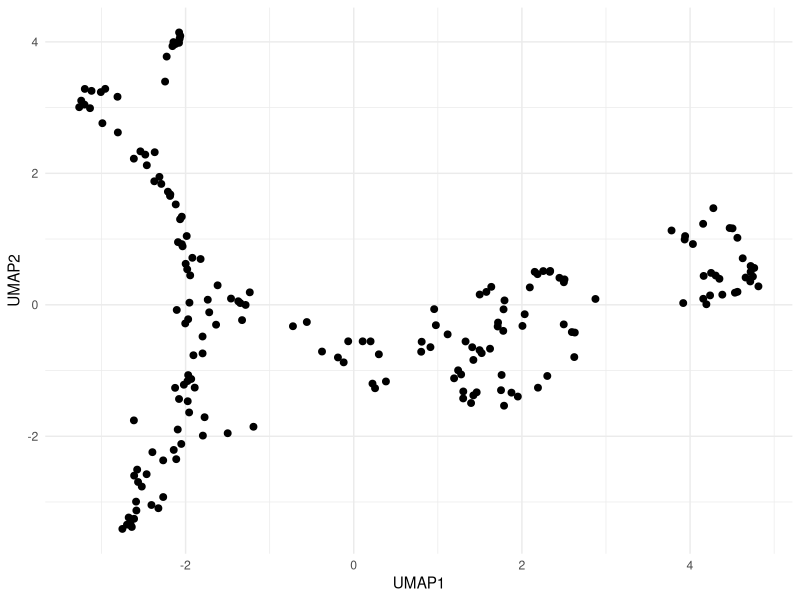
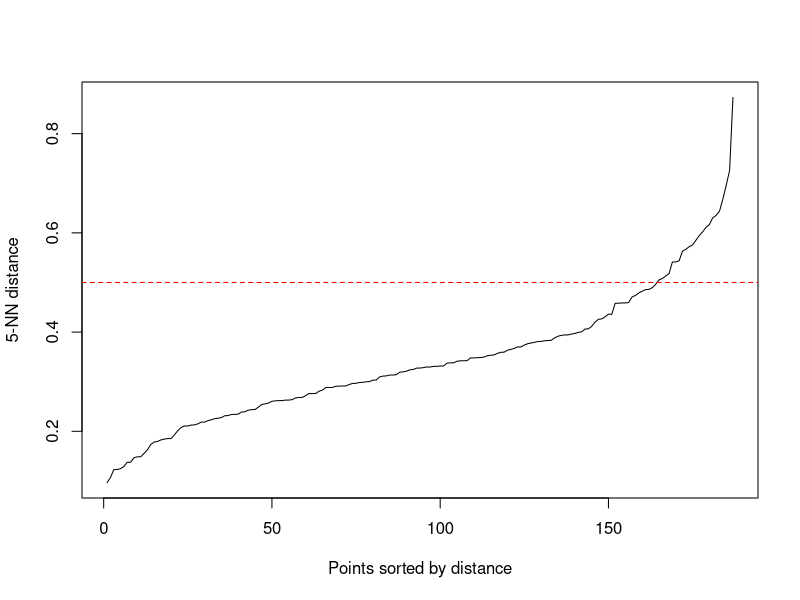
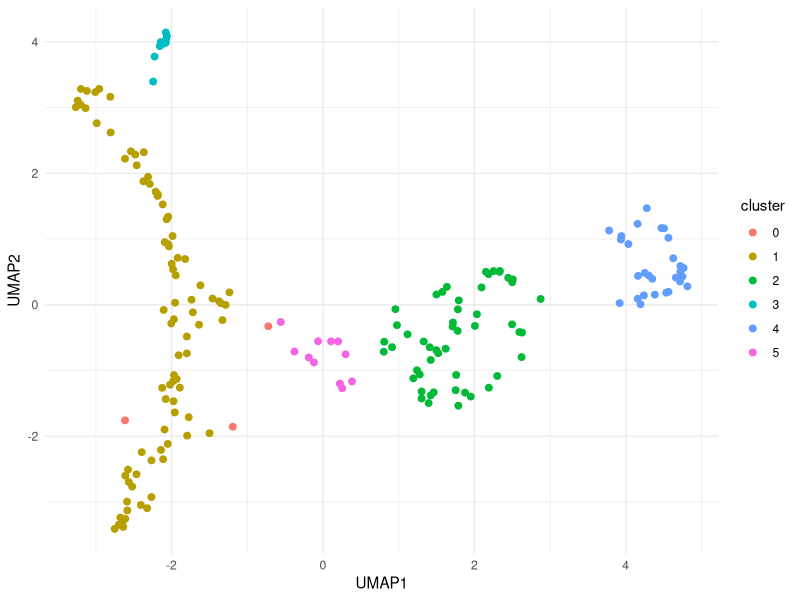
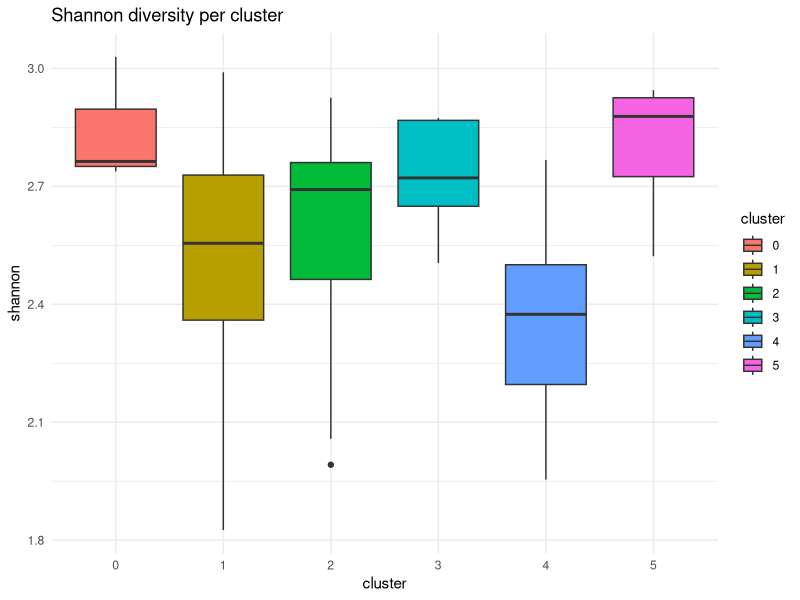
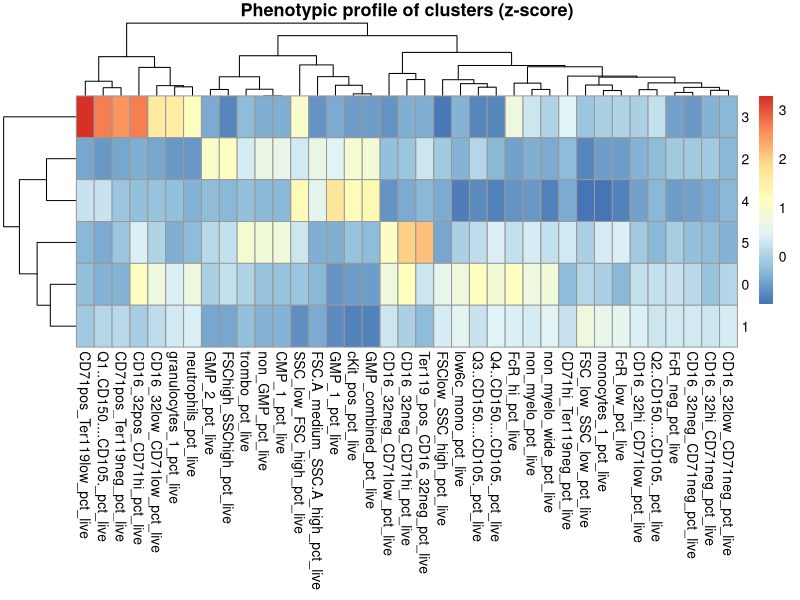

Source code (R) for these figures, in order:
## ---- chunk 1
library(readxl)
library(dplyr)
library(tidyr)
library(ggplot2)
library(uwot)
library(dbscan)
setwd("~/Desktop/Szade_Lab/aktualne")
## ---- chunk 2
cyto_cols <- c(
  "Live_dead_Ly6C_subset",
  "cKit_neg",
  "granulocytes_1",
  "low6c_mono",
  "monocytes_1",
  "FcR_hi",
  "FcR_low",
  "FcR_neg",
  "neutrophils",
  "non_myelo",
  "CD16_32hi_CD71low",
  "CD16_32hi_CD71neg",
  "CD16_32low_CD71low",
  "CD16_32low_CD71neg",
  "CD16_32neg_CD71hi",
  "CD16_32neg_CD71low",
  "CD16_32neg_CD71neg",
  "CD16_32pos_CD71hi",
  "non_myelo_wide",
  "Q1..CD150....CD105.",
  "CD71hi_Ter119neg",
  "CD71pos_Ter119low",
  "CD71pos_Ter119neg",
  "Q2..CD150....CD105.",
  "Q3..CD150....CD105.",
  "Q4..CD150....CD105.",
  "cKit_pos",
  "Ter119_pos_CD16_32neg",
  "GMP_1",
  "GMP_2",
  "GMP_combined",
  "non_GMP",
  "CMP_1",
  "trombo",
  "FSC.A_medium_SSC.A_high",
  "FSC_low_SSC_low",
  "FSChigh_SSChigh",
  "FSClow_SSC_high",
  "SSC_low_FSC_high"
)

# wczytanie danych
df <- read_excel("Mateusz_summary.xlsx")

# OBIEKT R z samą cytometrią
df_cyto <- df %>%
  select(all_of(cyto_cols))

# normalizacja % of live dla wszystkich
library(dplyr)
denom <- "Live_dead_Ly6C_subset"
gate_cols <- setdiff(colnames(df_cyto), denom)

df_cyto_pct_live <- df_cyto %>%
  mutate(
    across(
      all_of(gate_cols),
      ~ ifelse(.data[[denom]] == 0 | is.na(.data[[denom]]), NA_real_, (.x / .data[[denom]]) * 100),
      .names = "{.col}_pct_live"
    )
  )

# normalizacja % of live dla zgatowanych populacji
gated_populations <- c(
    "granulocytes_1",
  "low6c_mono",
  "monocytes_1",
  "FcR_hi",
  "FcR_low",
  "FcR_neg",
  "neutrophils",
  "non_myelo",
  "CD16_32hi_CD71low",
  "CD16_32hi_CD71neg",
  "CD16_32low_CD71low",
  "CD16_32low_CD71neg",
  "CD16_32neg_CD71hi",
  "CD16_32neg_CD71low",
  "CD16_32neg_CD71neg",
  "CD16_32pos_CD71hi",
  "non_myelo_wide",
  "Q1..CD150....CD105.",
  "CD71hi_Ter119neg",
  "CD71pos_Ter119low",
  "CD71pos_Ter119neg",
  "Q2..CD150....CD105.",
  "Q3..CD150....CD105.",
  "Q4..CD150....CD105.",
  "cKit_pos",
  "Ter119_pos_CD16_32neg",
  "GMP_1",
  "GMP_2",
  "GMP_combined",
  "non_GMP",
  "CMP_1",
  "trombo",
  "FSC.A_medium_SSC.A_high",
  "FSC_low_SSC_low",
  "FSChigh_SSChigh",
  "FSClow_SSC_high",
  "SSC_low_FSC_high"
)


denom <- "Live_dead_Ly6C_subset"
df_gated_pct_live <- df_cyto %>%
  mutate(
    across(
      all_of(gated_populations),
      ~ ifelse(
        .data[[denom]] == 0 | is.na(.data[[denom]]),
        NA_real_,
        (.x / .data[[denom]]) * 100
      ),
      .names = "{.col}_pct_live"
    )
  ) %>%
  select(ends_with("_pct_live"))
## ---- chunk 3
set.seed(123)

# 1. NA -> 0
pca_df <- df_gated_pct_live %>%
  mutate(across(everything(), ~ replace_na(.x, 0)))

# usuwamy kolumny o zerowej wariancji
zero_var_cols <- pca_df %>%
  summarise(across(everything(), ~ var(.x, na.rm = TRUE))) %>%
  pivot_longer(cols = everything(), names_to = "col", values_to = "var") %>%
  filter(is.na(var) | var == 0) %>%
  pull(col)

zero_var_cols

pca_df_filtered <- pca_df %>%
  select(-all_of(zero_var_cols))

# macierz do PCA
pca_mat <- as.matrix(pca_df_filtered)

# PCA bez log-transform
pca_res <- prcomp(
  pca_mat,
  center = TRUE,
  scale. = TRUE
)

# procent wariancji wyjaśnionej
var_explained <- (pca_res$sdev^2) / sum(pca_res$sdev^2)
var_explained_percent <- var_explained * 100

var_explained_percent
cumsum(var_explained_percent)
## ---- chunk 4
# 3. bierzemy pierwsze 9 PC
pca_data <- pca_res$x[, 1:9, drop = FALSE]
## ---- chunk 5
library(uwot)
# UMAP
umap_res <- uwot::umap(pca_data)

# do ramki danych
umap_df <- data.frame(
  UMAP1 = umap_res[,1],
  UMAP2 = umap_res[,2]
)

head(umap_df)
library(ggplot2)

ggplot(umap_df, aes(x = UMAP1, y = UMAP2)) +
  geom_point(size = 2) +
  theme_minimal()
## ---- chunk 6
library(dbscan)

kNNdistplot(umap_res, k = 5)
abline(h = 0.5, col = "red", lty = 2)
## ---- chunk 7
library(dbscan)

db <- dbscan(umap_res, eps = 0.5, minPts = 5) # wybrane z wykresu elbow powyżej!!!

umap_df$cluster <- as.factor(db$cluster)

ggplot(umap_df, aes(x = UMAP1, y = UMAP2, color = cluster)) +
  geom_point(size = 2) +
  theme_minimal()
## ---- chunk 8
umap_df$cluster <- as.factor(db$cluster)

df_clusters <- df_gated_pct_live %>%
  mutate(cluster = as.factor(db$cluster))

table(df_clusters$cluster)

cluster_summary <- df_clusters %>%
  group_by(cluster) %>%
  summarise(across(everything(), mean, na.rm = TRUE))
## ---- chunk 9
library(dplyr)

df_clusters %>%
  group_by(cluster) %>%
  summarise(across(everything(), sd, na.rm = TRUE))
## ---- chunk 10
shannon_index <- function(x) {
  x <- x[x > 0]              
  p <- x / sum(x)         
  -sum(p * log(p))
}

df_clusters$shannon <- apply(
  df_gated_pct_live,
  1,
  shannon_index
)
## ---- chunk 11
library(ggplot2)

ggplot(df_clusters, aes(x = cluster, y = shannon, fill = cluster)) +
  geom_boxplot() +
  theme_minimal() +
  labs(title = "Shannon diversity per cluster")
## ---- chunk 12
kruskal.test(shannon ~ cluster, data = df_clusters)
## ---- chunk 13
df_clusters %>%
  group_by(cluster) %>%
  summarise(mean_shannon = mean(shannon))
## ---- chunk 14
df_clusters <- df_gated_pct_live %>%
  mutate(cluster = as.factor(db$cluster))

cluster_means <- df_clusters %>%
  group_by(cluster) %>%
  summarise(across(everything(), mean, na.rm = TRUE))
## ---- chunk 15
library(tibble)

# globalne średnie i SD
global_mean <- colMeans(df_gated_pct_live, na.rm = TRUE)
global_sd   <- apply(df_gated_pct_live, 2, sd, na.rm = TRUE)

# funkcja do z-score
zscore <- function(x, mean, sd) {
  (x - mean) / sd
}

# profil fenotypowy (z-score)
cluster_profile <- cluster_means %>%
  column_to_rownames("cluster") %>%
  as.matrix()

cluster_profile_z <- sweep(cluster_profile, 2, global_mean, "-")
cluster_profile_z <- sweep(cluster_profile_z, 2, global_sd, "/")
## ---- chunk 16
library(pheatmap)

pheatmap(
  cluster_profile_z,
  scale = "none",
  clustering_distance_rows = "euclidean",
  clustering_distance_cols = "euclidean",
  main = "Phenotypic profile of clusters (z-score)"
)
## ---- chunk 17
library(dplyr)
library(tidyr)

cluster_long <- as.data.frame(cluster_profile_z) %>%
  rownames_to_column("cluster") %>%
  pivot_longer(-cluster, names_to = "feature", values_to = "z")

# top 5 ↑ i ↓ dla każdego klastra
top_features <- cluster_long %>%
  group_by(cluster) %>%
  arrange(desc(z)) %>%
  slice_head(n = 5) %>%
  bind_rows(
    cluster_long %>%
      group_by(cluster) %>%
      arrange(z) %>%
      slice_head(n = 5)
  )
